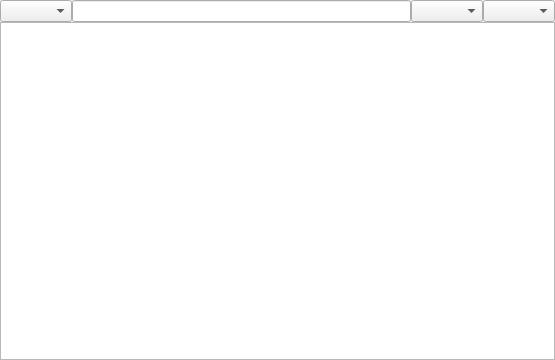
<?xml version="1.0" encoding="UTF-8"?>
<ui version="4.0">
 <class>MemoryContentTable</class>
 <widget class="QMainWindow" name="MemoryContentTable">
  <property name="geometry">
   <rect>
    <x>0</x>
    <y>0</y>
    <width>555</width>
    <height>360</height>
   </rect>
  </property>
  <property name="minimumSize">
   <size>
    <width>250</width>
    <height>100</height>
   </size>
  </property>
  <property name="windowTitle">
   <string>MainWindow</string>
  </property>
  <widget class="QWidget" name="centralwidget">
   <property name="enabled">
    <bool>true</bool>
   </property>
   <property name="sizePolicy">
    <sizepolicy hsizetype="Preferred" vsizetype="Preferred">
     <horstretch>0</horstretch>
     <verstretch>0</verstretch>
    </sizepolicy>
   </property>
   <layout class="QGridLayout" name="gridLayout">
    <property name="margin">
     <number>0</number>
    </property>
    <property name="spacing">
     <number>0</number>
    </property>
    <item row="0" column="0">
     <widget class="QComboBox" name="SettingsComboBox">
      <property name="enabled">
       <bool>true</bool>
      </property>
      <property name="sizePolicy">
       <sizepolicy hsizetype="Preferred" vsizetype="Fixed">
        <horstretch>0</horstretch>
        <verstretch>0</verstretch>
       </sizepolicy>
      </property>
      <property name="editable">
       <bool>false</bool>
      </property>
      <property name="sizeAdjustPolicy">
       <enum>QComboBox::AdjustToContentsOnFirstShow</enum>
      </property>
     </widget>
    </item>
    <item row="0" column="1">
     <widget class="QLineEdit" name="AddressLine"/>
    </item>
    <item row="0" column="2">
     <widget class="QComboBox" name="FormatComboBox">
      <property name="sizePolicy">
       <sizepolicy hsizetype="Fixed" vsizetype="Fixed">
        <horstretch>0</horstretch>
        <verstretch>0</verstretch>
       </sizepolicy>
      </property>
     </widget>
    </item>
    <item row="0" column="3">
     <widget class="QComboBox" name="HexDecBinComboBox">
      <property name="sizePolicy">
       <sizepolicy hsizetype="Fixed" vsizetype="Fixed">
        <horstretch>0</horstretch>
        <verstretch>0</verstretch>
       </sizepolicy>
      </property>
     </widget>
    </item>
    <item row="1" column="0" colspan="4">
     <widget class="QTableWidget" name="InfoTable"/>
    </item>
   </layout>
  </widget>
 </widget>
 <resources/>
 <connections/>
</ui>
